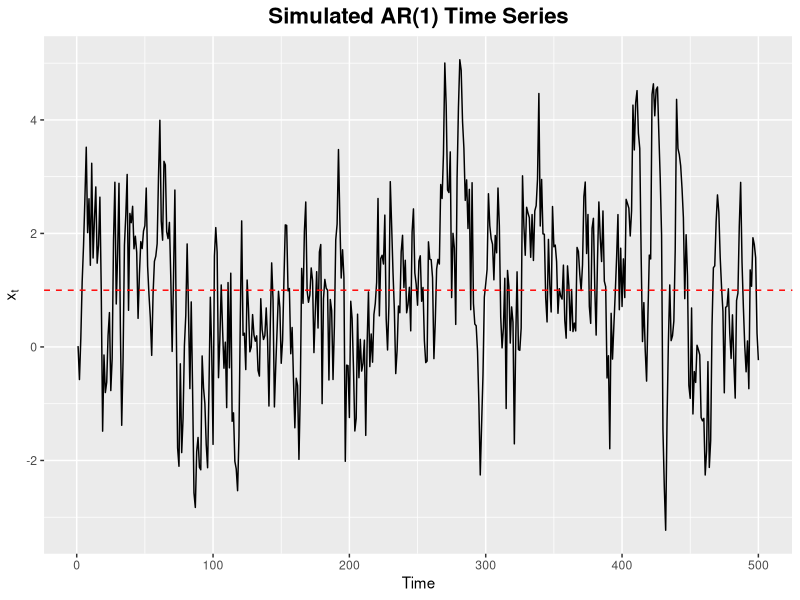
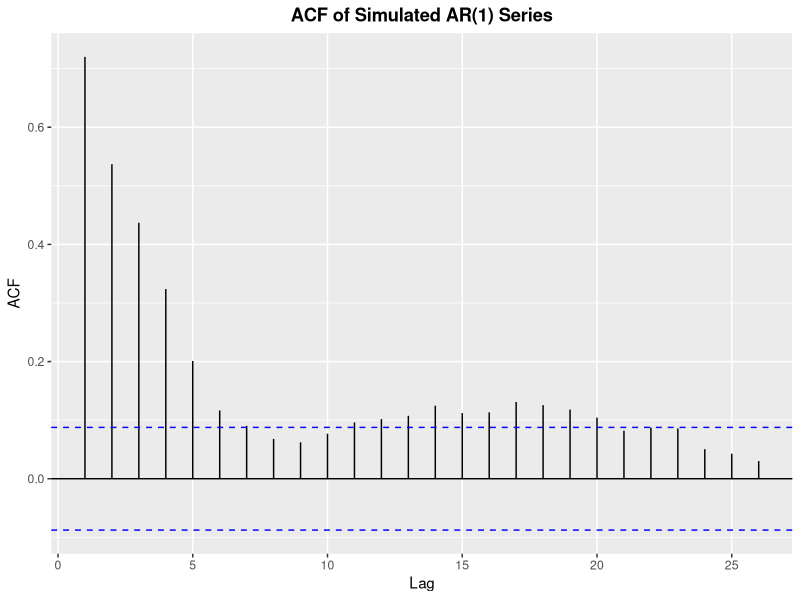

Write R code to recreate these figures, in order.
################################################################################
#                                                                              #
#       W4451 - Applied Time Series Project With R, summer semester 2025       #
#                                                                              #
#                  Problem 1: Simulation from AR-Processes                     #
#                                                                              #
################################################################################


MatrNr <- 4027045          # Change here '1234567' to the matriculation number of one of your team members

#<------------------------ Provided simulation code -------------------------> #

# Fix this code; there are four technical errors.

set.seed(MatrNr)         # The seed is set to the given matriculation number (!first error MatrNr)
n <- 500                 # The number of observations to simulate
xt <- arima.sim(model = list(ar = 0.75), n = n, mean = 0.25)  #+ 1    # Call to simulation function 
#Technical errors:
# 1. Variable Name Case Mismatch
# 2. Incorrect Function Name for Simulation (arima_sim ---> arima.sim)
# 3. Misspelled Argument Name (modell ---> model)
# 4. Incorrect Process Mean Specification (+1 ---> mean=0.25) and we have to use list()


# <- Begin in the next line with your own code for the remaining tasks of Problem 1 -> #
library(forecast) 
library(ggplot2)


#<------------------------ 1 B). -------------------------> #
#Create a plot of the simulated time series 


#plot(xt, type = "l", main = "Simulated AR(1) Time Series", xlab = "Time", ylab = "x_t")
#abline(h=1, col="red", lty=2)

# I like better ggplot2 for the figures... So i will use a dataframe first to plot
df <- data.frame(Time = 1:length(xt), x_t = as.numeric(xt))

ggplot(df, aes(x = Time, y = x_t)) +
  geom_line() +
  geom_hline(yintercept = 1, color = "red", linetype = "dashed") +
  labs(title = "Simulated AR(1) Time Series",
       x = "Time",
       y = expression(x[t])) +
  theme_gray() + ## (grey bg)
  theme(
    plot.title = element_text(hjust = 0.5, face = "bold", size = 16)
  )

#<------------------------ 1 c). -------------------------> #
#create a graphic of the sample ACF of the simulated series.
##acf(xt, main = "Sample ACF of Simulated AR(1) Series")
## I like more this one ggplot2 style

ggAcf(xt) +
  ggtitle("ACF of Simulated AR(1) Series") +
  theme(
    plot.title = element_text(hjust = 0.5, face = "bold")
  )


#<------------------------ 1 d). -------------------------> #

# Fit AR(1) model to the simulated series
fit <- ar.yw(xt, aic = FALSE, order.max = 1)
fit

mu_hat <- mean(xt)
mu_hat
#or:
#fit$x.mean

beta_hat <- fit$ar
beta_hat

#<------------------------ 1 E). -------------------------> #
# Innovation variance  (using model residual variance)
sigma2_e_hat <- fit$var.pred  
sigma2_e_hat


var_mean_hat <- (sigma2_e_hat / n) * (1 / (1 - beta_hat))^2
var_mean_hat


## OR  in the tutorial we use, this! 
# Adjustment for time series sample variance
# (here probably irrelevant due to the large number
# of observations)
#x_var_ts <- var(xt) * (n - 1) / n 
# Estimated innovation variance
#sig2_e <- x_var_ts * (1 - beta_hat^2)
#sig2_e
# Variance of sample mean in time series
#x_bar_var_ts <- (sig2_e / n) * (1 / (1 - beta_hat))^2 
#x_bar_var_ts

#<------------------------ 1 F). -------------------------> #

se_mean_hat <- sqrt(var_mean_hat)
z <- 1.96  # 95% normal quantile

lower <- mu_hat - z * se_mean_hat
upper <- mu_hat + z * se_mean_hat

c(lower, upper)
